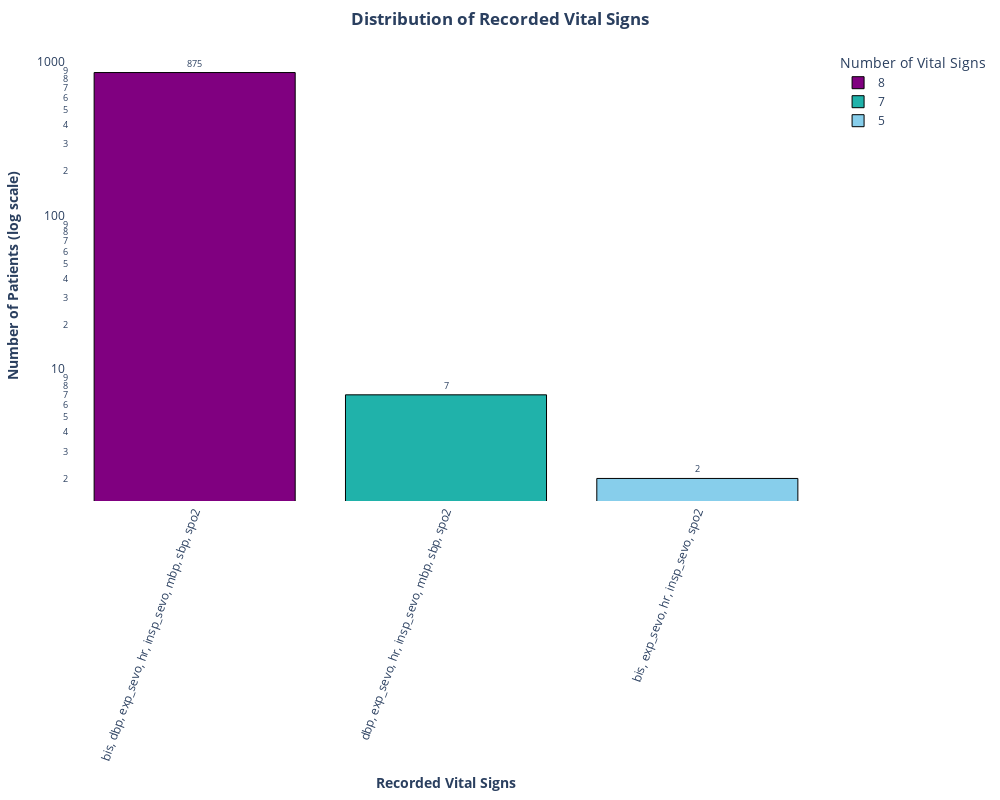

The notebook cell saved with this chart:
### Code cell
fig_recorded_vitalsigns = eda_utils.plot_recorded_vital_signs_distribution(recorded_vitalsigns_df)
fig_recorded_vitalsigns.show()

### Figure 1 — Plotly figure (JSON) as saved in the notebook; plotly's stock layout.template omitted (floating-point values rounded to 4 significant figures)
{"data": [{"alignmentgroup": "True", "cliponaxis": false, "hovertemplate": "Number of Vital Signs=8<br><b> Recorded Vital Signs </b>=%{x}<br><b> Number of Patients (log scale) </b>=%{y}<extra></extra>", "legendgroup": "8", "marker": {"color": "purple", "line": {"color": "black", "width": 1}, "pattern": {"shape": ""}}, "name": "8", "offsetgroup": "8", "orientation": "v", "showlegend": true, "textangle": 0, "textfont": {"size": 9}, "textposition": "outside", "texttemplate": "%{y}", "type": "bar", "x": ["bis, dbp, exp_sevo, hr, insp_sevo, mbp, sbp, spo2"], "xaxis": "x", "y": [875], "yaxis": "y"}, {"alignmentgroup": "True", "cliponaxis": false, "hovertemplate": "Number of Vital Signs=7<br><b> Recorded Vital Signs </b>=%{x}<br><b> Number of Patients (log scale) </b>=%{y}<extra></extra>", "legendgroup": "7", "marker": {"color": "lightseagreen", "line": {"color": "black", "width": 1}, "pattern": {"shape": ""}}, "name": "7", "offsetgroup": "7", "orientation": "v", "showlegend": true, "textangle": 0, "textfont": {"size": 9}, "textposition": "outside", "texttemplate": "%{y}", "type": "bar", "x": ["dbp, exp_sevo, hr, insp_sevo, mbp, sbp, spo2"], "xaxis": "x", "y": [7], "yaxis": "y"}, {"alignmentgroup": "True", "cliponaxis": false, "hovertemplate": "Number of Vital Signs=5<br><b> Recorded Vital Signs </b>=%{x}<br><b> Number of Patients (log scale) </b>=%{y}<extra></extra>", "legendgroup": "5", "marker": {"color": "skyblue", "line": {"color": "black", "width": 1}, "pattern": {"shape": ""}}, "name": "5", "offsetgroup": "5", "orientation": "v", "showlegend": true, "textangle": 0, "textfont": {"size": 9}, "textposition": "outside", "texttemplate": "%{y}", "type": "bar", "x": ["bis, exp_sevo, hr, insp_sevo, spo2"], "xaxis": "x", "y": [2], "yaxis": "y"}], "layout": {"barmode": "relative", "height": 800, "legend": {"title": {"text": "Number of Vital Signs"}, "tracegroupgap": 0}, "margin": {"b": 50, "l": 50, "r": 50, "t": 50}, "plot_bgcolor": "white", "title": {"text": "<b>Distribution of Recorded Vital Signs</b>", "x": 0.5}, "width": 1000, "xaxis": {"anchor": "y", "domain": [0, 1], "tickangle": -70, "tickfont": {"size": 12}, "title": {"text": "<b> Recorded Vital Signs </b>"}}, "yaxis": {"anchor": "x", "domain": [0, 1], "showgrid": false, "title": {"text": "<b> Number of Patients (log scale) </b>"}, "type": "log"}}}
